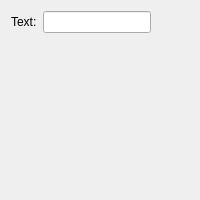
<?xml version="1.0" encoding="UTF-8"?>
<ui version="4.0">
 <class>TestForm</class>
 <widget class="QWidget" name="TestForm">
  <property name="geometry">
   <rect>
    <x>0</x>
    <y>0</y>
    <width>200</width>
    <height>200</height>
   </rect>
  </property>
  <property name="windowTitle">
   <string>TestForm</string>
  </property>
  <layout class="QFormLayout" name="_testFormLayout">
   <property name="fieldGrowthPolicy">
    <enum>QFormLayout::ExpandingFieldsGrow</enum>
   </property>
   <property name="labelAlignment">
    <set>Qt::AlignRight|Qt::AlignTrailing|Qt::AlignVCenter</set>
   </property>
   <property name="formAlignment">
    <set>Qt::AlignLeading|Qt::AlignLeft|Qt::AlignTop</set>
   </property>
   <item row="1" column="0">
    <widget class="QLabel" name="_label">
     <property name="text">
      <string>Text:</string>
     </property>
    </widget>
   </item>
   <item row="1" column="1">
    <widget class="QLineEdit" name="lineEdit">
     <property name="sizePolicy">
      <sizepolicy hsizetype="Preferred" vsizetype="Fixed">
       <horstretch>0</horstretch>
       <verstretch>0</verstretch>
      </sizepolicy>
     </property>
    </widget>
   </item>
   <item row="2" column="1">
    <widget class="QWidget" name="widget" native="true">
     <layout class="QHBoxLayout" name="_widgetLayout"/>
    </widget>
   </item>
  </layout>
 </widget>
 <resources/>
 <connections/>
</ui>
